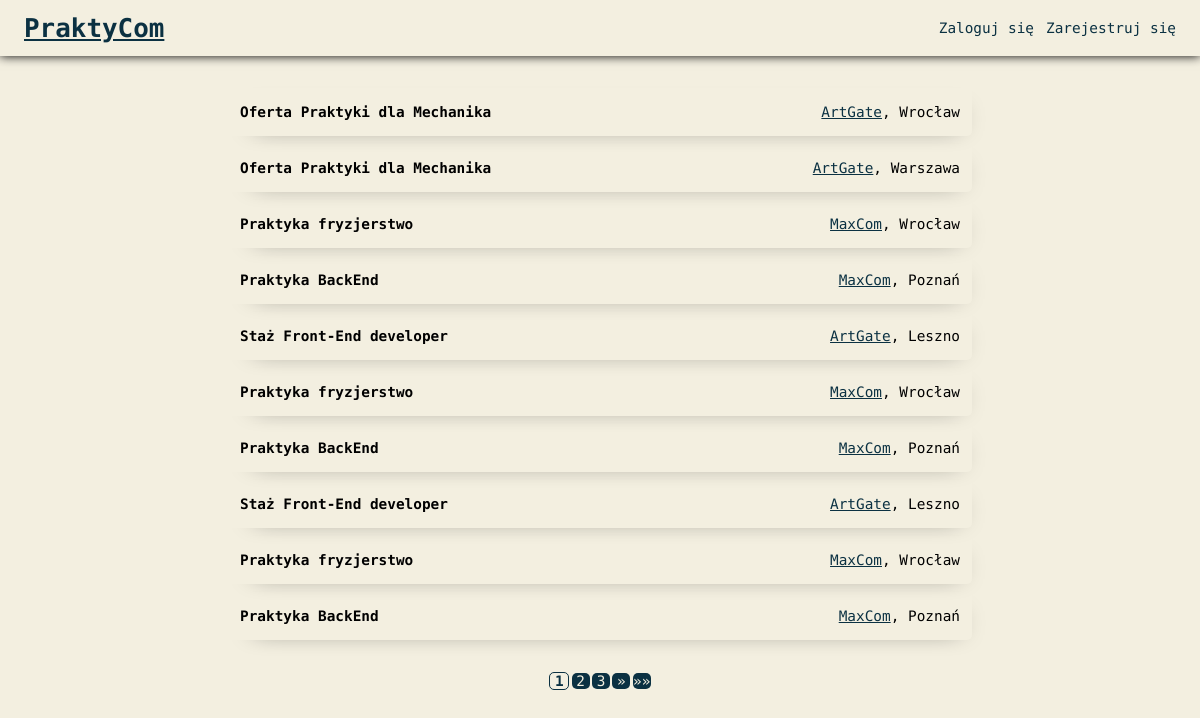
The page / on the database its author committed.
### tables this page shows
CREATE TABLE `oferty` (
  `id` int(255) NOT NULL,
  `tytul` varchar(50) NOT NULL,
  `opis` text NOT NULL,
  `id_pracodawcy` int(11) NOT NULL,
  `lokalizacja` varchar(30) NOT NULL
);

CREATE TABLE `pracodawcy` (
  `id` int(255) NOT NULL,
  `firma` varchar(50) NOT NULL,
  `email` varchar(50) NOT NULL,
  `haslo` varchar(255) NOT NULL
);

### index.php (the view, shortened to what this page needs)
<?php
include "connection.php";
?>
<!DOCTYPE html>
<html lang="pl">
<head>
    <link rel="stylesheet" href="style.css">
</head>
<body>
<header>
    <a href="index.php" id="logo">PraktyCom</a>
    <div id="opcje">
    <?php
    if (isset($_SESSION['user_id'])) {
        if (isset($_SESSION['user_imie']) && isset($_SESSION['user_nazwisko'])) {
            $userParams = "imie=".$_SESSION['user_imie'] . '&nazwisko=' . $_SESSION['user_nazwisko'] . '&id=' . $_SESSION['user_id'];
            echo generatePageLink('panelPraktykanta.php', 'Konto', $userParams, '');
        } elseif (isset($_SESSION['user_firma'])) {
            $userParams = "firma=" . $_SESSION['user_firma'] . '&id=' . $_SESSION['user_id'];
            echo generatePageLink('panelPracodawca.php', 'Konto', $userParams, '');
            echo generatePageLink('addAd.php', 'Dodaj ogłoszenie', '', '');
        }
        echo generatePageLink('logout.php', 'Wyloguj', '', '');
    } else {
        echo generatePageLink($loginPage, 'Zaloguj się', '', '');
        echo generatePageLink($signupPage, 'Zarejestruj się', '', '');
    }
    ?>
    </div>
</header>
<main>
    <div id="ogloszenia">
        <?php
        $ofertyNaStrone = 10;
        if (isset($_GET['strona'])) {
            $strona = $_GET['strona'];
        } else {
            $strona = 1;
        }
        $poczatek = ($strona - 1) * $ofertyNaStrone;
        $query = "SELECT oferty.id AS oferta_id, oferty.tytul AS tytul, oferty.lokalizacja AS lokalizacja, pracodawcy.firma AS firma, pracodawcy.id AS id
                  FROM oferty
                  INNER JOIN pracodawcy ON oferty.id_pracodawcy = pracodawcy.id
                  ORDER BY oferty.id DESC
                  LIMIT $poczatek, $ofertyNaStrone";
        $result = mysqli_query($conn, $query);
        if ($result && mysqli_num_rows($result) > 0) {
            while ($row = mysqli_fetch_assoc($result)) {
                $id_ogloszenia = $row['oferta_id'];
                $tytul = $row['tytul'];
                $firma = $row['firma'];
                $firmaId = $row['id'];
                $lokalizacja = $row['lokalizacja'];
                echo '<div class="ogloszenie" onclick="location.href=\'jobad.php?id=' . $id_ogloszenia . '\'">';
                echo '<div class="tytulOferty">';
                echo '<p class="tytul">' . $tytul . '</p>';
                echo '</div>';
                echo '<div class="daneOferty">';
                $userParams = "firma=".$firma . '&id=' . $firmaId;
                echo generatePageLink('panelPracodawca.php', $firma, $userParams, '');
                echo '<p>, ' . $lokalizacja . '</p>';
                echo '</div>';
                echo '</div>';
            }
        } else {
            echo "Brak danych lub błąd zapytania.";
        }
        $query = "SELECT COUNT(id) AS ilosc_ofert FROM oferty";
        $result = mysqli_query($conn, $query);
        $row = mysqli_fetch_assoc($result);
        $ilosc_ofert = $row['ilosc_ofert'];
        $liczba_stron = ceil($ilosc_ofert / $ofertyNaStrone);
        echo "<div class='numery'>";
        if ($liczba_stron > 1) {
            for ($i = 1; $i <= $liczba_stron; $i++) {
                if ($i == $strona) {
                    echo generatePageLink('index.php', $i, "strona=$i", 'przyciskiStrony active');
                } else {
                    echo generatePageLink('index.php', $i, "strona=$i", 'przyciskiStrony');
                }
            }
            if ($strona < $liczba_stron) {
                $nastepna = $strona + 1;
                echo generatePageLink('index.php', '&raquo;', "strona=$nastepna", '');
            }
            if($strona != $liczba_stron){
            echo generatePageLink('index.php', '&raquo;&raquo;', "strona=$liczba_stron", '');
            }
        }
        echo "</div>";
        ?>
    </div>
</main>
</body>
</html>

### connection.php (shortened to what this page needs)
<?php
$loginPage = 'login.php';
$signupPage = 'singup.php';
function generatePageLink($page, $label, $params = '', $class) {
    return "<a href='$page?$params' class='$class' >$label</a>";
}

### style.css (style rules this page uses)
* { padding: 0; margin: 0; font-family: "Roboto Mono", monospace; }
html { font-size: 1.8vh; background: #f3efe0; }
header { display: flex; align-items: center; justify-content: space-between; height: 7vh; width: 100%; box-shadow: 0 0 10px 0; }
header #logo { font-size: 1.8rem; color: #0b3142; font-weight: 800; margin-left: 0; height: 4vh; margin-left: 2vw; display: flex; justify-content: center; align-items: center; }
header #opcje { display: flex; margin-right: 2vw; }
header #opcje a { color: #0b3142; text-decoration: unset; margin-left: 1vw; }
body { display: flex; align-items: center; flex-direction: column; }
main { margin: 3vh 0 0 0; min-height: 50vh; }
main a { color: #0b3142; }
main #ogloszenia .ogloszenie { cursor: pointer; box-shadow: black 7px 7px 25px -20px; border-radius: 5px; height: 6vh; width: 60vw; margin-top: 1vh; display: flex; justify-content: space-between; align-items: center; padding: 0 1vw 0 1vw; }
main #ogloszenia .ogloszenie .tytulOferty { display: flex; flex-direction: column; }
main #ogloszenia .ogloszenie .tytulOferty .tytul { font-weight: 800; }
main #ogloszenia .ogloszenie .daneOferty { display: flex; flex-direction: row; }
main #ogloszenia .ogloszenie .daneOferty a { color: #0b3142; }
main #ogloszenia .numery { display: flex; align-items: center; justify-content: center; margin: 3vh 0 0 0; }
main #ogloszenia .numery a { text-decoration: unset; background-color: #0b3142; color: #f3efe0; border-radius: 5px; display: flex; align-items: center; justify-content: center; width: 1.5vw; margin: 1vh 0.1vw 0.1vw; }
main #ogloszenia .numery .przyciskiStrony.active { font-weight: 900; background-color: #f3efe0; color: #0b3142; border: solid #0b3142 1px; }

### rows shown on the page
oferty: tytul "Oferta Praktyki dla Mechanika", id_pracodawcy.firma "ArtGate", lokalizacja "Wrocław"
oferty: tytul "Oferta Praktyki dla Mechanika", id_pracodawcy.firma "ArtGate", lokalizacja "Warszawa"
oferty: tytul "Praktyka fryzjerstwo", id_pracodawcy.firma "MaxCom", lokalizacja "Wrocław"
oferty: tytul "Praktyka BackEnd", id_pracodawcy.firma "MaxCom", lokalizacja "Poznań"
oferty: tytul "Staż Front-End developer", id_pracodawcy.firma "ArtGate", lokalizacja "Leszno"
oferty: tytul "Praktyka fryzjerstwo", id_pracodawcy.firma "MaxCom", lokalizacja "Wrocław"
oferty: tytul "Praktyka BackEnd", id_pracodawcy.firma "MaxCom", lokalizacja "Poznań"
oferty: tytul "Staż Front-End developer", id_pracodawcy.firma "ArtGate", lokalizacja "Leszno"
oferty: tytul "Praktyka fryzjerstwo", id_pracodawcy.firma "MaxCom", lokalizacja "Wrocław"
oferty: tytul "Praktyka BackEnd", id_pracodawcy.firma "MaxCom", lokalizacja "Poznań"

### other values the page prints
$label "Zaloguj się Zarejestruj się » »»"
$label "1"
$label "2"
$label "3"
